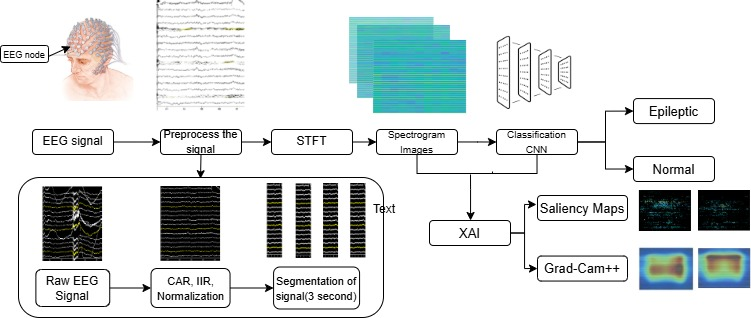
#> input picture images/epi.jpg, 751 x 318 px
$ python Face_detect.py
#> lines starting #> are read from the running program, lines starting #| are printed output that depends on the picture
# [31 lines of commented-out code are left out]

import cv2
import numpy as np

# Load the image
image = cv2.imread('epi.jpg')  # Replace with your image path
#> image is the input picture: shape (318, 751, 3); mean B, G, R 222.1, 222.3, 217.1

image=cv2.resize(image,(660,295))
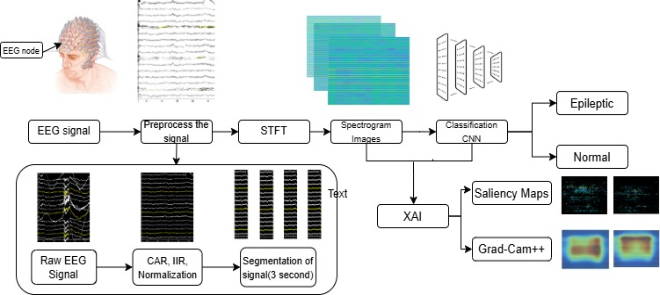
#> image: shape (295, 660, 3); mean B, G, R 222, 222.2, 217.1
# Save or display the modified image
cv2.imwrite('temp.jpg', image)
